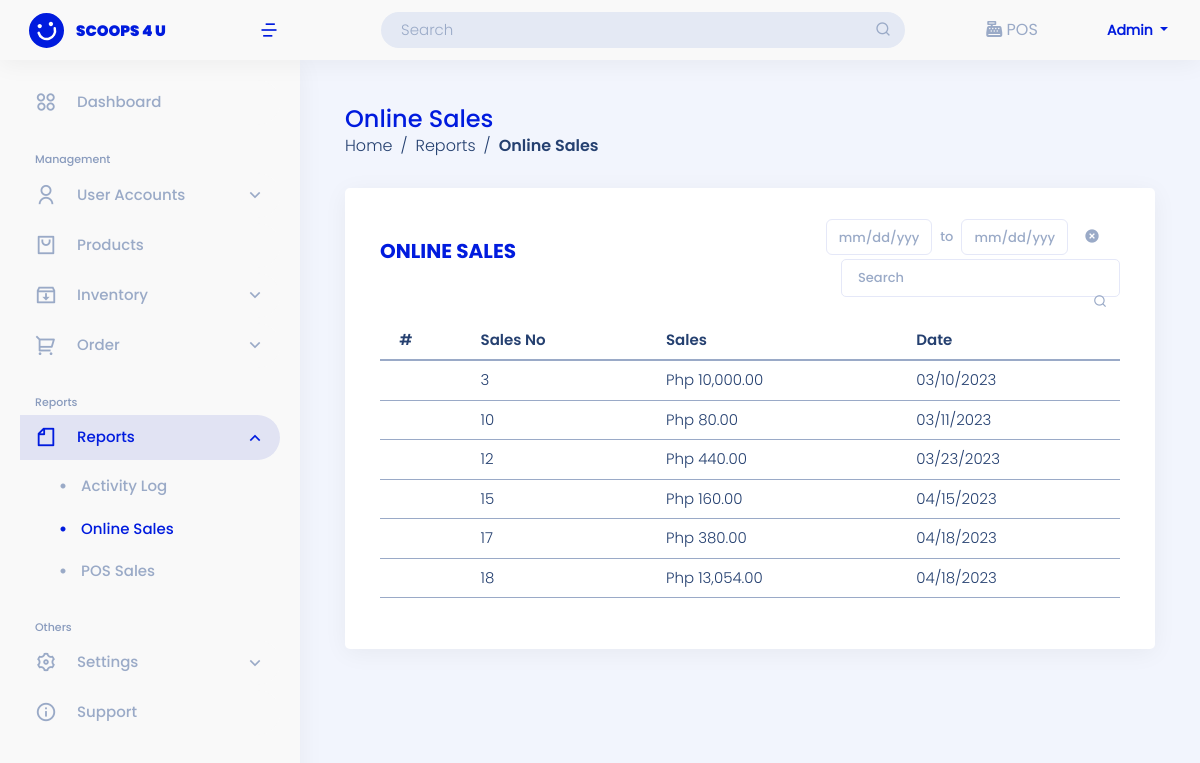
/user-site/reports/online-sales/ (signed in), run on the app's committed database.
### landing_page/models.py (models this page shows)
class User(AbstractUser):
    ROLE = ((" "," "),("admin","admin"),("staff","staff"),("reseller","reseller"),("rider","rider"))
    STAT = ((" "," "),("active","active"),("inactive","inactive"))
    role = models.CharField(max_length=50, null=True, default=None, choices=ROLE)
    status = models.CharField(max_length=50, null=True, default=None , choices=STAT)

### admin_site/models.py (models this page shows, shortened)
class Transaction(models.Model):
    ORDERSTATUS = ( ("Pending","Pending"),("Out for Delivery","Out for Delivery"),("Completed","Completed"))
    DELIVERY_OPTION = ( ("pickup","pickup"),("delivery","delivery"))
    transaction_no =  models.CharField(unique=True, max_length=200, null=False,verbose_name='Transaction Number')
    transaction_user = models.CharField(max_length=250, null=True, verbose_name='List Username')
    transaction_fname = models.CharField(max_length=250, null=True, verbose_name='First Name')
    transaction_lname = models.CharField(max_length=250, null=True, verbose_name='Last Name')
    transaction_address = models.TextField(null=False, verbose_name='Address')
    transaction_contactno = models.BigIntegerField( null=True, verbose_name='Contact Number')
    transaction_doption = models.CharField(max_length=250, choices= DELIVERY_OPTION, null=True, verbose_name='Delivery Option')
    transaction_preferred_date = models.CharField(max_length=250,  null=True,   verbose_name='Preferred Date')
    transaction_totalprice =  models.BigIntegerField(null=True, default=0, verbose_name='Total Price')
    created_at =models.DateField(default=timezone.now,  verbose_name='Date Ordered')
    transaction_orderstatus = models.CharField(max_length=250, choices=ORDERSTATUS, null=True, default='Pending',verbose_name='Status')
    transaction_delivered = models.DateTimeField(null=True, blank=True, verbose_name='Delivered Time')

### admin_site/views.py (the view)
# urls.py: path('reports/online-sales/', views.report_online_sales, name='report_online_sales'),
@login_required(login_url='landing_page:login')
def report_online_sales(request):
    transaction = Transaction.objects.filter(transaction_orderstatus = 'Completed')
    context = {
        'transaction':transaction
    }
    return render(request, 'admin_site/reports/online_sales.html', context)

### templates/admin_site/reports/online_sales.html (shortened to what this page needs)
{% extends 'admin_site/base.html' %}
{% block content %}
{% load humanize %}
<aside id="sidebar" class="sidebar">
    <ul class="sidebar-nav" id="sidebar-nav">
        <li class="nav-item">
            <a class="nav-link collapsed" href="{% url 'admin_site:dashboard'%}" id="dash-ad">
            <i class="ri-apps-2-line" style="font-size: 22px; font-weight: 100; margin-right: 20px"></i>
            <span>Dashboard</span>
            </a>
        </li>
        <li class="nav-heading pt-3">Management</li>
        <li class="nav-item">
            <a class="nav-link collapsed" data-bs-target="#users-nav" data-bs-toggle="collapse" href="#">
                    <i class="ri-user-line" style="font-size: 22px; font-weight: 100; margin-right: 20px"></i><span>User Accounts</span><i class="ri-arrow-down-s-line ms-auto" style="font-size: 20px; font-weight: 100;" ></i>
            </a>
        </li>
        <li class="nav-item">
        <a class="nav-link collapsed" href="{%url 'admin_site:list_product' %}">
            <i class="ri-shopping-bag-2-line" style="font-size: 22px; font-weight: 100; margin-right: 20px"></i>
            <span>Products</span>
        </a>
        </li>
        <li class="nav-item">
        <a class="nav-link collapsed " data-bs-target="#inventory-nav" data-bs-toggle="collapse" href="#">
            <i class="ri-inbox-archive-line"style="font-size: 22px; font-weight: 100; margin-right: 20px"></i>
            <span>Inventory</span><i class="ri-arrow-down-s-line ms-auto" style="font-size: 20px; font-weight: 100;" ></i>
        </a>
        </li>
        <li class="nav-item">
        <a class="nav-link collapsed " data-bs-target="#sales-nav" data-bs-toggle="collapse" href="#">
            <i class="ri-shopping-cart-2-line" style="font-size: 22px; font-weight: 100; margin-right: 20px"></i><span>Order</span><i class="ri-arrow-down-s-line ms-auto" style="font-size: 20px; font-weight: 100;" ></i>
        </a>
        </li>
        <li class="nav-heading pt-3">Reports</li>
        <li class="mb-act nav-item active-nav">
            <a class="nav-link " data-bs-target="#reports-nav" data-bs-toggle="collapse" href="#">
                    <i class="ri-file-line" style="font-size: 22px; font-weight: 100; margin-right: 20px"></i><span>Reports</span><i class="ri-arrow-down-s-line ms-auto" style="font-size: 20px; font-weight: 100;" ></i>
            </a>
            <ul id="reports-nav" class="nav-content collapse show" data-bs-parent="#sidebar-nav">
                    <li>
                        <a href="{% url 'admin_site:report_actlog' %}" >
                        <span>Activity Log</span>
                        </a>
                    </li>
                    <li>
                        <a href="{% url 'admin_site:report_online_sales' %} " class="active">
                        <span>Online Sales</span>
                        </a>
                    </li>
                    <li>
                        <a href="{% url 'admin_site:report_pos_sales' %}">
                        <span>POS Sales</span>
                        </a>
                    </li>
            </ul>
        </li>
        <li class="nav-heading pt-3">Others</li>
        <li class="nav-item">
            <a class="nav-link collapsed " data-bs-target="#settings-nav" data-bs-toggle="collapse" href="#">
                    <i class="ri-settings-3-line" style="font-size: 22px; font-weight: 100; margin-right: 20px"></i><span>Settings</span><i class="ri-arrow-down-s-line ms-auto" style="font-size: 20px; font-weight: 100;" ></i>
            </a>
        </li>
        <li class="nav-item">
            <a href="{% url 'admin_site:support' %}" class="nav-link collapsed ">
                    <i class="ri-information-line" style="font-size: 22px; font-weight: 100; margin-right: 20px"></i><span>Support</span>
            </a>
        </li>
    </ul>
</aside>
<main id="main" class="main mt-5">
    <div class="pagetitle">
        <h1>Online Sales</h1>
        <nav>
            <ol class="breadcrumb">
                <li class="breadcrumb-item"><a href="{% url 'admin_site:dashboard'%}">Home</a></li>
                <li class="breadcrumb-item">Reports</li>
                <li class="breadcrumb-item active">Online Sales</li>
            </ol>
        </nav>
    </div>
    <section class="section">
        <div class="row">
            <div class="col-lg-12">
                <div class="card">
                    <div class="card-body mt-3">
                        <div class="report-u act-d">
                            <div class="row">
                                <div class="col-7">
                                    <h5 class="card-title feature">Online Sales</h5>
                                </div>
                                <div class="col-5  d-flex flex-column justify-content-end">
                                    <div class="d-flex flex-row align-items-center mb-1">
                                        <input type="type" id="minOS" name="min" class="form-control date-range-filter" placeholder="mm/dd/yyyy">
                                        <span class="px-2 date-to">to</span>
                                        <input type="type" id="maxOS" name="max" class="form-control date-range-filter" placeholder="mm/dd/yyyy">
                                        <button class="btn btn-edit btn-filterOS ps-3 pe-0"><i class="ri-close-circle-fill"></i></button>
                                    </div>
                                    <form class="search-tab mb-4" action="{% url 'admin_site:search_reseller' %}" method="GET"  class="text-end px-4">
                                        <input type="text" id="tableM" class="form-control p-2 ps-3" name="search" placeholder="Search">
                                        <button class="btn btn-search btn-sm nope" type="submit"><i class="ri-search-line"></i></button>
                                    </form>
                                </div>
                            </div>
                        </div>
                        <div class="table-responsive">
                            <table id="tableRepOS" class="table table-hover ">
                                <thead>
                                    <tr class="align-middle">
                                        <th scope="col">#</th>
                                        <th scope="col">Sales No</th>
                                        <th scope="col">Sales</th>
                                        <th scope="col">Date</th>
                                    </tr>
                                </thead>
                                    <tbody id="tableRow">
                                        {% for list in transaction %}
                                        <tr class="align-middle">
                                            <td class="num-row"></td>
                                            <td>{{ list.id }}</td>
                                            <td>Php {{ list.transaction_totalprice|floatformat:2|intcomma}}</td>
                                            <td>{{ list.created_at|date:"m/d/Y"}}</td>
                                        </tr>
                                        {% endfor %}
                                    </tbody>
                            </table>
                    </div>
                </div>
            </div>
        </div>
    </section>
</main>
{% endblock content %}

### templates/admin_site/base.html (shortened to what this page needs)
{% load static %}
<!DOCTYPE html>
<html lang="en">
<head>
    <link href="https://cdn.jsdelivr.net/npm/bootstrap@5.0.2/dist/css/bootstrap.min.css" rel="stylesheet" >
    <link href="{% static '/css/assets/bootstrap/css/bootstrap.min.css'%}" rel="stylesheet">
    <link href="{% static '/css/assets/simple-datatables/style.css'%}" rel="stylesheet">
    <link href="{% static '/css/assets/remixicon/remixicon.css'%}" rel="stylesheet">
    <link href="https://cdn.datatables.net/1.13.4/css/jquery.dataTables.min.css" rel="stylesheet">
    <link href="https://cdn.datatables.net/buttons/2.3.6/css/buttons.dataTables.min.css" rel="stylesheet">
    <link href="https://cdn.datatables.net/autofill/2.5.3/css/autoFill.dataTables.min.css" rel="stylesheet">
    <link href="https://cdn.datatables.net/v/bs5/jszip-2.5.0/b-2.3.6/b-colvis-2.3.6/b-html5-2.3.6/b-print-2.3.6/date-1.4.0/sp-2.1.2/datatables.min.css" rel="stylesheet"/>
    <link href="{% static '/css/sandi.css'%}" rel="stylesheet">
  </head>
<body>
{% if user.role == "admin"%}
<header id="header" class="header fixed-top d-flex align-items-center">
  <div class="d-flex align-items-center justify-content-between">
    <a href="{% url 'admin_site:dashboard'%}" class="logo d-flex align-items-center">
      <img src="{% static '/img/logo-header.svg'%}" alt="">
      <span class="d-none d-lg-block">SCOOPS 4 U</span>
    </a>
    <i class="ri-menu-4-line toggle-sidebar-btn ms-1 me-3" style="font-size: 20px; font-weight: 500; color:#001BDE;"></i>
  </div>
  <div class="search-bar mx-auto">
    <form class="search-form d-flex align-items-center" method="POST" action="#">
      <input type="text" name="query" placeholder="Search" title="Enter search keyword">
      <button type="submit" title="Search"><i class="ri-search-line"></i></button>
    </form>
  </div>
  <div class="POS POS-header">
      <i class="fa-solid fa-cash-register"></i>
      <a href="{%url 'admin_site:pos' %}">POS</a>
    </div>
  <nav class="header-nav ms-auto">
    <ul class="d-flex align-items-center">
      <li class="nav-item dropdown pe-3">
        <a class="nav-link nav-profile d-flex align-items-center me-3" href="#" data-bs-toggle="dropdown">
          <span class="d-none d-md-block dropdown-toggle ps-2" style="text-transform: capitalize;">
            {{ user }}
          </span>
        </a>
      </li>
    </ul>
  </nav>
</header>
{% endif %}
<div class="">
  <div class="">
      <div class="">
          {% block content %}
          {% endblock content %}
        </div>
      </div>
    </div>
</body>
</html>

### data on the page
User: username "Admin"
Transaction: id "3", transaction_totalprice "10,000.00", created_at "03/10/2023"
Transaction: id "10", transaction_totalprice "80.00", created_at "03/11/2023"
Transaction: id "12", transaction_totalprice "440.00", created_at "03/23/2023"
Transaction: id "15", transaction_totalprice "160.00", created_at "04/15/2023"
Transaction: id "17", transaction_totalprice "380.00", created_at "04/18/2023"
Transaction: id "18", transaction_totalprice "13,054.00", created_at "04/18/2023"
